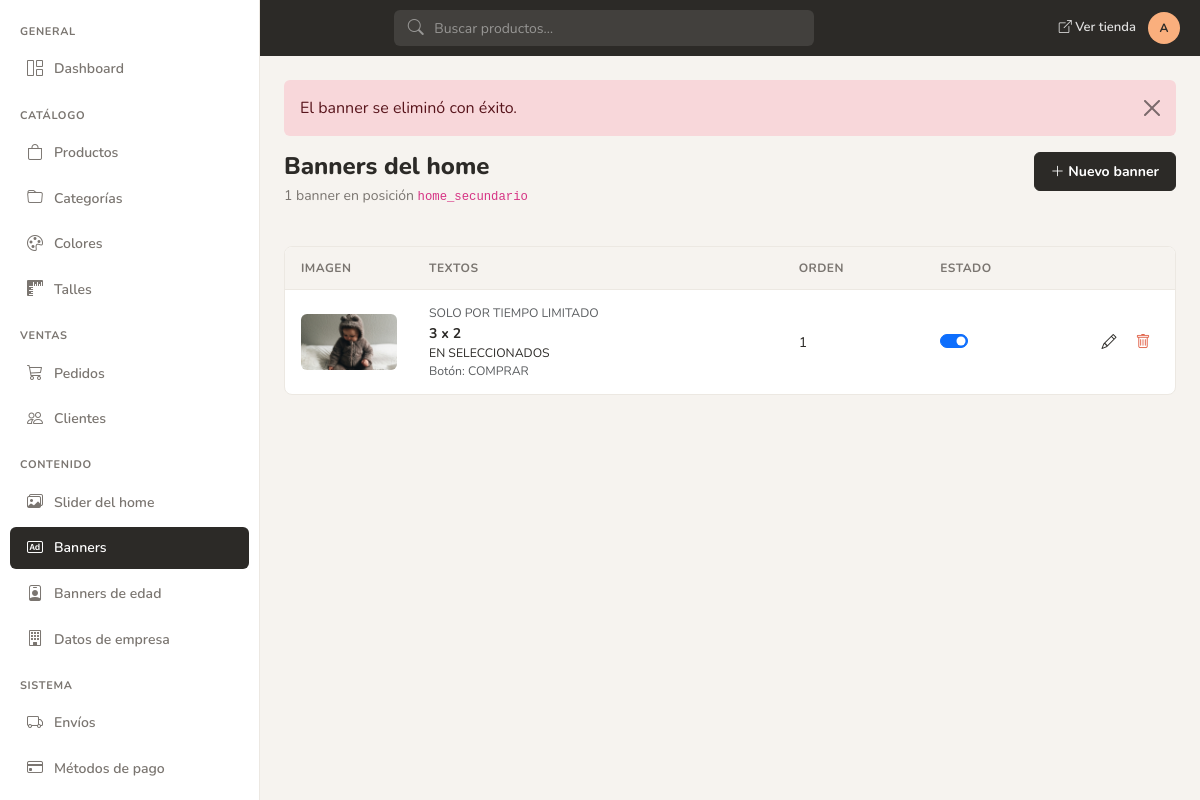
/admin/banners.php?borrado=1 (signed in), run on the app's committed database.
### tables this page shows
CREATE TABLE IF NOT EXISTS `tbl_banners` (
  `id_banner` int NOT NULL AUTO_INCREMENT,
  `eyebrow` varchar(150) DEFAULT NULL,
  `titulo` varchar(150) DEFAULT NULL,
  `subtitulo` varchar(150) DEFAULT NULL,
  `texto_boton` varchar(100) DEFAULT NULL,
  `imagen` varchar(250) NOT NULL,
  `link_url` varchar(255) DEFAULT NULL,
  `posicion` varchar(50) DEFAULT NULL,
  `orden` int DEFAULT 0,
  `activo` tinyint DEFAULT 1,
  PRIMARY KEY (`id_banner`)
);

### admin/banners.php (the view, shortened to what this page needs)
<?php
require_once __DIR__ . '/include/includes.php';
$posicionHome = 'home_secundario';
$result = mysqli_prepare($con, 'SELECT id_banner, eyebrow, titulo, subtitulo, texto_boton, imagen, link_url, posicion, orden, activo FROM tbl_banners WHERE posicion = ? ORDER BY orden ASC, id_banner ASC');
mysqli_stmt_bind_param($result, 's', $posicionHome);
mysqli_stmt_execute($result);
$result = mysqli_stmt_get_result($result);
$rows = [];
if ($result) {
    while ($row = mysqli_fetch_assoc($result)) {
        $rows[] = $row;
    }
}
$total = count($rows);
include __DIR__ . '/header.php';
echo borrado($_GET['borrado'] ?? '', '', 'banner');
?>
<div class="admin-section-header">
    <div>
        <h1>Banners del home</h1>
        <p class="subtitle"><?= (int)$total ?> banner<?= $total === 1 ? '' : 's' ?> en posición <code>home_secundario</code></p>
    </div>
    <div class="admin-section-actions">
        <a href="a_banner.php" class="btn btn-ink">
            <i class="bi bi-plus-lg"></i> Nuevo banner
        </a>
    </div>
</div>
<div class="admin-card">
    <div class="admin-card-body p-0">
        <div class="table-responsive">
            <table class="admin-table mb-0">
                <thead>
                    <tr>
                        <th style="width:120px">Imagen</th>
                        <th>Textos</th>
                        <th>Orden</th>
                        <th>Estado</th>
                        <th style="width:88px"></th>
                    </tr>
                </thead>
                <tbody>
                <?php if ($total > 0): ?>
                    <?php foreach ($rows as $row): ?>
                        <tr>
                            <td>
                                <img
                                    src="<?= htmlspecialchars(imgprod_path((string)$row['imagen']), ENT_QUOTES, 'UTF-8') ?>"
                                    alt=""
                                    class="rounded"
                                    style="width:96px;height:56px;object-fit:cover"
                                >
                            </td>
                            <td>
                                <?php if (!empty($row['eyebrow'])): ?>
                                    <div class="small text-muted text-uppercase"><?= htmlspecialchars((string)$row['eyebrow'], ENT_QUOTES, 'UTF-8') ?></div>
                                <?php endif; ?>
                                <strong><?= htmlspecialchars((string)($row['titulo'] ?? ''), ENT_QUOTES, 'UTF-8') ?></strong>
                                <?php if (!empty($row['subtitulo'])): ?>
                                    <div class="small"><?= htmlspecialchars((string)$row['subtitulo'], ENT_QUOTES, 'UTF-8') ?></div>
                                <?php endif; ?>
                                <?php if (!empty($row['texto_boton'])): ?>
                                    <div class="small text-muted">Botón: <?= htmlspecialchars((string)$row['texto_boton'], ENT_QUOTES, 'UTF-8') ?></div>
                                <?php endif; ?>
                            </td>
                            <td><?= (int)$row['orden'] ?></td>
                            <td>
                                <div class="form-check form-switch mb-0">
                                    <input class="form-check-input toggle-estado" type="checkbox"
                                           data-endpoint="<?= htmlspecialchars(app_path('admin/api/toggle-banner-activo.php'), ENT_QUOTES, 'UTF-8') ?>"
                                           data-id-key="id_banner"
                                           data-id="<?= (int)$row['id_banner'] ?>"
                                           aria-label="Banner <?= (int)$row['activo'] ? 'activo' : 'inactivo' ?>"
                                           <?= (int)$row['activo'] ? 'checked' : '' ?>>
                                </div>
                            </td>
                            <td>
                                <div class="admin-table-actions">
                                    <a href="a_banner.php?id=<?= (int)$row['id_banner'] ?>" class="btn-table-action" title="Editar">
                                        <i class="bi bi-pencil"></i>
                                    </a>
                                    <form method="post" action="b_banner.php" class="d-inline" onsubmit="return confirm('¿Eliminar este banner?')">
                                        <button type="submit" class="btn-table-action btn-table-action-danger" title="Eliminar">
                                            <i class="bi bi-trash"></i>
                                        </button>
                                    </form>
                                </div>
                            </td>
                        </tr>
                    <?php endforeach; ?>
                <?php else: ?>
                    <tr>
                        <td colspan="5" class="text-center text-muted py-5">Sin banners configurados</td>
                    </tr>
                <?php endif; ?>
                </tbody>
            </table>
        </div>
    </div>
</div>
<?php include __DIR__ . '/pie.php'; ?>

### admin/assets/css/admin.css (style rules this page uses)
:root { --yofi-peach: #FAAF7D; --yofi-dusty: #96AFC8; --yofi-terracotta: #E1644B; --yofi-olive: #7D7D64; --yofi-cream: #FAE1C8; --yofi-ink: #2C2A27; --yofi-border: #ECE8E2; --yofi-muted-bg: #F6F3EF; --yofi-muted-text: #7A7570; --yofi-sidebar-width: 260px; --yofi-topbar-height: 56px; --yofi-radius-lg: 8px; --yofi-radius-md: 6px; --yofi-status-green-bg: #D1FAE5; --yofi-status-green-text: #047857; --yofi-status-amber-bg: #FEF3C7; --yofi-status-amber-text: #B45309; --yofi-status-blue-bg: #E0F2FE; --yofi-status-blue-text: #0369A1; --yofi-status-red-bg: #FBE2DC; --yofi-status-red-text: #9A3412; }
*, *::before, *::after { box-sizing: border-box; }
body.admin-body { background: var(--yofi-muted-bg); font-family: 'Nunito', system-ui, sans-serif; color: var(--yofi-ink); margin: 0; }
.admin-section-header { display: flex; flex-wrap: wrap; align-items: flex-start; justify-content: space-between; gap: 1rem; margin-bottom: 1.5rem; }
.admin-section-header h1 { font-size: 1.5rem; font-weight: 800; margin: 0; line-height: 1.2; }
.admin-section-header .subtitle { color: var(--yofi-muted-text); font-size: 0.875rem; margin-top: 0.25rem; }
.admin-section-actions { display: flex; flex-wrap: wrap; gap: 0.5rem; align-items: center; }
.btn-ink { background: var(--yofi-ink); border: 1px solid var(--yofi-ink); color: #fff; border-radius: var(--yofi-radius-md); font-weight: 700; font-size: 0.875rem; padding: 0.5rem 1rem; }
.admin-card { background: #fff; border: 1px solid var(--yofi-border); border-radius: var(--yofi-radius-lg); overflow: hidden; }
.admin-card-body { padding: 1.25rem; }
.admin-card-body.p-0 { padding: 0; }
.admin-table { width: 100%; border-collapse: collapse; font-size: 0.875rem; }
.admin-table thead th { padding: 0.75rem 1rem; text-align: left; font-size: 0.75rem; font-weight: 700; text-transform: uppercase; letter-spacing: 0.04em; color: var(--yofi-muted-text); border-bottom: 1px solid var(--yofi-border); background: var(--yofi-muted-bg); }
.admin-table tbody td { padding: 0.875rem 1rem; border-bottom: 1px solid var(--yofi-border); vertical-align: middle; }
.admin-table tbody tr:last-child td { border-bottom: none; }
.admin-table-actions { display: flex; justify-content: flex-end; align-items: center; gap: 0.125rem; }
.btn-table-action { display: inline-flex; align-items: center; justify-content: center; width: 32px; height: 32px; padding: 0; border: none; background: transparent; border-radius: var(--yofi-radius-md); color: var(--yofi-ink); text-decoration: none; cursor: pointer; font-size: 0.9375rem; }
.btn-table-action-danger, .btn-table-action-danger:hover { color: var(--yofi-terracotta); }
.admin-table .form-switch { padding-left: 2.5em; min-height: 1.5rem; }
.admin-table .form-switch .form-check-input { cursor: pointer; }

### data on the page
tbl_banners: imagen (picture), eyebrow "SOLO POR TIEMPO LIMITADO", titulo "3 x 2", subtitulo "EN SELECCIONADOS", texto_boton "COMPRAR", orden "1", activo "☑"

### other printed values
$adminInitials "A"
$item "banner"
$total "1"
